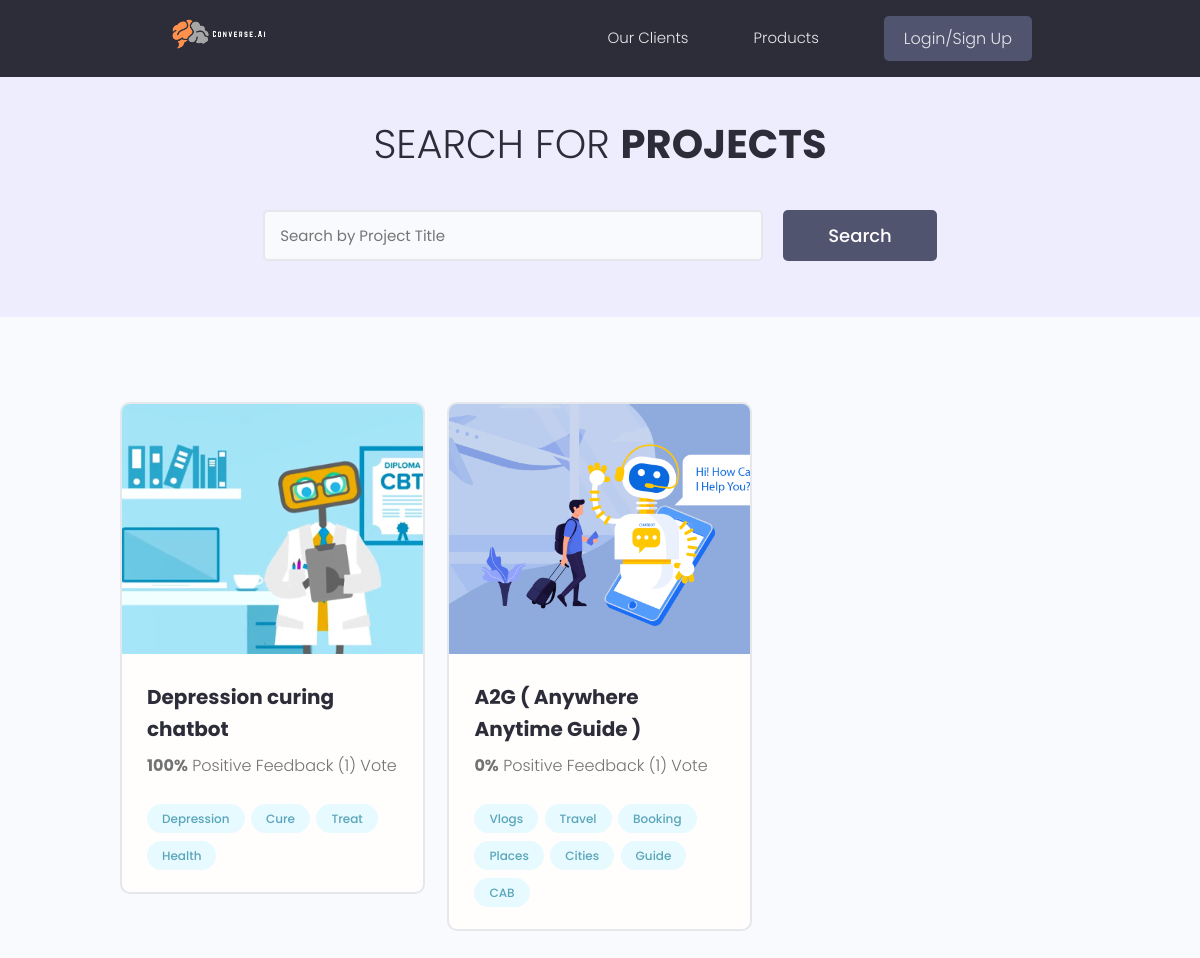
The page / on the database its author committed.
### projects/models.py (models this page shows, shortened)
class Project(models.Model):
    title = models.CharField(max_length=200)
    description = models.TextField(null = True, blank = True)
    created = models.DateTimeField(auto_now_add = True)
    id = models.UUIDField(default = uuid.uuid4, unique=True, primary_key=True, editable= False)
    featured_image = models.ImageField(null = True, blank = True, default = "default.jpg")
    tags = models.ManyToManyField('Tag',blank = True)
    vote_total = models.IntegerField(default = 0, null = True, blank = True)
    vote_ratio = models.IntegerField(default = 0, null = True, blank = True)
    class Meta:
        ordering = ['-vote_ratio', '-vote_total', 'title']

class Tag(models.Model):
    name = models.CharField(max_length= 200)
    created = models.DateTimeField(auto_now_add = True)
    id = models.UUIDField(default = uuid.uuid4, unique=True, primary_key=True, editable= False)
    def __str__(self):
        return self.name

### projects/views.py (the view)
# urls.py: path('', include('projects.urls')),
def projects(request):
    projects, search_query = searchProjects(request)
    custom_range, projects = paginateProjects(request, projects, 6)
    context = {'projects': projects,
               'search_query': search_query, 'custom_range': custom_range}
    return render(request, 'projects/projects.html', context)

### projects/utils.py (called while the page is built)
def paginateProjects(request, projects, results):
    page = request.GET.get('page')
    paginator = Paginator(projects, results)
    try:
        projects = paginator.page(page)
    except PageNotAnInteger:
        page = 1
        projects = paginator.page(page)
    except EmptyPage:
        page = paginator.num_pages
        projects = paginator.page(page)
    leftIndex = (int(page) - 4)
    if leftIndex < 1:
        leftIndex = 1
    rightIndex = (int(page) + 5)
    if rightIndex > paginator.num_pages:
        rightIndex = paginator.num_pages + 1
    custom_range = range(leftIndex, rightIndex)
    return custom_range, projects

def searchProjects(request):
    search_query = ''
    if request.GET.get('search_query'):
        search_query = request.GET.get('search_query')
    tags = Tag.objects.filter(name__icontains=search_query)
    projects = Project.objects.distinct().filter(
        Q(title__icontains=search_query) |
        Q(description__icontains=search_query) |
        Q(tags__in=tags)
    )
    return projects, search_query

### projects/templates/projects/projects.html (shortened to what this page needs)
{% extends 'main.html' %}
{% block content %}
<main class="projects">
    <section class="hero-section text-center">
        <div class="container container--narrow">
            <div class="hero-section__box">
                <h2>Search for <span>Projects</span></h2>
            </div>
            <div class="hero-section__search">
                <form id='searchForm' class="form" action="{% url 'projects' %}" method="get">
                    <div class="form__field">
                        <input class="input input--text" id="formInput#search" type="text" name="search_query"
                            placeholder="Search by Project Title" value="{{search_query}}" />
                    </div>
                    <input class="btn btn--sub btn--lg" type="submit" value="Search" />
                </form>
            </div>
        </div>
    </section>
    <section class="projectsList">
        <div class="container">
            <div class="grid grid--three">
                {% for project in projects %}
                <div class="column">
                    <div class="card project">
                        <a href="{% url 'project' project.id %}" class="project">
                            <img class="project__thumbnail" src="{{ project.featured_image.url }}" alt="project thumbnail" />
                            <div class="card__body">
                                <h3 class="project__title">{{project.title}}</h3>
                                <p class="project--rating">
                                    <span style="font-weight: bold;">{{project.vote_ratio}}%</span> Positive
                                    Feedback ({{project.vote_total}}) Vote{{project.vote_total|pluralize:"s"}}
                                </p>
                                <div class="project__tags">
                                    {% for tag in project.tags.all %}
                                    <span class="tag tag--pill tag--main">
                                        <small>{{tag}}</small>
                                    </span>
                                    {% endfor %}
                                </div>
                            </div>
                        </a>
                    </div>
                </div>
                {% endfor %}
            </div>
        </div>
    </section>
</main>
{% endblock %}

### templates/main.html (shortened to what this page needs)
<!DOCTYPE html>
{% load static %}
<html>
<head>
    <link rel="stylesheet" href="https://cdn.iconmonstr.com/1.3.0/css/iconmonstr-iconic-font.min.css" />
    <link rel="stylesheet" href="{% static 'uikit/styles/uikit.css' %}" />
    <link rel="stylesheet" href="{% static 'styles/app.css' %}" />
</head>
<body>
    {% include 'navbar.html' %}
    {% block content %}
    {% endblock content %}
</body>
</html>

### templates/navbar.html (shortened to what this page needs)
{% load static %}
<header class="header">
    <div class="container container--narrow">
        <a href="#" class="header__logo">
            <img src="{% static 'images/logo.png' %} " alt="DevSearch Logo" />
        </a>
        <nav class="header__nav">
            <ul class="header__menu">
                <li class="header__menuItem"><a href="{% url 'profiles' %}">Our Clients</a></li>
                <li class="header__menuItem"><a href="{% url 'projects' %}">Products</a></li>
                {% if request.user.is_authenticated %}
                    <li class="header__menuItem"><a href="{% url 'inbox' %}">Inbox</a></li>
                    <li class="header__menuItem"><a href="{% url 'account' %}">Account</a></li>
                    <li class="header__menuItem"><a href="{% url 'logout' %}" class="btn btn--sub">Logout</a></li>
                {% else %}
                    <li class="header__menuItem"><a href="{% url 'login' %}" class="btn btn--sub">Login/Sign Up</a></li>
                {% endif %}
            </ul>
        </nav>
    </div>
</header>

### static/styles/app.css (style rules this page uses)
:root { --color-sub: #2d2d39; }
.btn--sub { background-color: var(--color-sub-light); }
.card { border: 2px solid var(--color-light); }
img { width: 100%; }
.header { position: sticky; z-index: 111; background-color: var(--color-sub); padding: 1.5rem 0; }
.header > .container { display: flex; justify-content: space-between; align-items: center; }
.header__logo > img { height: 3.8rem; }
.header__nav > ul { display: inline-flex; align-items: center; list-style: none; gap: 6.5rem; }
.header__menuItem > a { color: var(--color-light); font-weight: 300; }
.hero-section { height: 40vh; display: flex; align-items: center; background-color: var(--color-sub); }
.hero-section__box { margin-bottom: 4rem; }
.hero-section__box > h2, .hero-section__box > h2 > span { font-size: 4rem; color: var(--color-light); line-height: 1.3; text-transform: uppercase; }
.hero-section__box > h2 { font-weight: 300; }
.hero-section__box > h2 > span { font-weight: 700; }
.hero-section__search > .form { display: flex; align-items: center; justify-content: center; gap: 2rem; }
.hero-section__search > .form input.input--text { width: 50rem; }
.project--rating { margin-bottom: 1.6em; margin-top: .5em; }
.projects > .hero-section { background: var(--color-sub-lighter); height: 30vh; }
.projects .hero-section__box { margin-bottom: 2.5rem; }
.projects .hero-section__box > h2 { color: var(--color-sub); }
.projects .hero-section__box > h2 > span { font-weight: 700; color: var(--color-sub); }
.projectsList { margin-top: 8rem; }
.project__thumbnail { height: 25rem; object-fit: cover; object-position: top center; }
.project__title { font-size: 2rem; font-weight: 700; color: var(--color-sub); }

### static/uikit/styles/modules/_variables.css (style rules this page uses)
:root { --color-main: #5aa5b9; --color-main-light: #e6faff; --color-sub: #3f4156; --color-sub-light: #51546e; --color-sub-lighter: #ededfd; --color-text: #737373; --color-gray: #8b8b8b; --color-light: #e5e7eb; --color-light-gray: #767676; --color-bg: #f8fafd; --color-white: #fffefd; --color-white-light: #f3f3f3; --color-success: #359e64; --color-success-bg: #def8e8; --color-error: #fc4b0b; --color-error-bg: #fff2ee; --font-base: 'Poppins', arial, helvetica, 'Segoe UI', roboto, ubuntu, sans-serif; --font-monospace: 'Fira Code', 'Courier New', courier, monospace; --font-regular: 300; --font-medium: 500; --font-bold: 700; --generic-shadow: 1px 1px 5px #00000010; --generic-transition: all 0.3s ease-in-out; }

### static/uikit/styles/modules/_base.css (style rules this page uses)
* { margin: 0; padding: 0; box-sizing: border-box; text-rendering: optimizeLegibility; color: inherit; font-size: inherit; }
html { font-size: 50%; }
@media only screen and (min-width: 480px) { html { font-size: 56.25%; } }
@media only screen and (min-width: 1200px) { html { font-size: 62.5%; } }
body { line-height: 1.6; font-weight: 400; font-size: 1.5rem; color: var(--color-text); background-color: var(--color-bg); min-height: 100vh; }

### static/uikit/styles/modules/_typography.css (style rules this page uses)
* { font-family: var(--font-base); }
h2 { font-size: 3.6rem; font-weight: var(--font-bold); }
h3 { font-size: 3.2rem; font-weight: var(--font-medium); }
p, span, strong { font-size: 1.6rem; color: var(--color-text); font-weight: var(--font-regular); }
a { padding-bottom: 2px; text-decoration: none; display: inline-block; color: var(--color-main); font-weight: var(--font-medium); }

### static/uikit/styles/modules/_utilities.css (style rules this page uses)
.container { width: 92%; max-width: 165rem; margin: 0 auto; box-sizing: border-box; }
.container--narrow { width: 92%; max-width: 120rem; }
@media screen and (min-width: 1000px) { .container { width: 90%; } }
@media screen and (min-width: 1000px) { .container--narrow { width: 85%; } }
@media screen and (min-width: 1200px) { .container { width: 80%; } }
@media screen and (min-width: 1200px) { .container--narrow { width: 72%; } }
.text-center { text-align: center; }

### static/uikit/styles/modules/_button.css (style rules this page uses)
.btn { display: inline-block; position: relative; cursor: pointer; background-color: var(--color-light); font-weight: var(--font-medium); color: var(--color-sub); text-decoration: none; padding: 1rem 2rem; border-radius: 0.5rem; border: none; width: -webkit-fit-content; width: -moz-fit-content; width: fit-content; height: -webkit-fit-content; height: -moz-fit-content; height: fit-content; font-size: 1.6rem; outline-width: 0; outline-color: transparent; -webkit-backface-visibility: hidden; backface-visibility: hidden; transition: all 0.3s ease-in-out; }
.btn--sub { background-color: var(--color-sub); color: var(--color-white); }
.btn--lg { font-size: 1.8rem; padding: 1.2rem 4.5rem; }

### rows shown on the page
Project: featured_image (picture), title "Depression curing chatbot", vote_ratio "100", vote_total "1"
Tag: name "Depression"
Tag: name "Cure"
Tag: name "Treat"
Tag: name "Health"
Project: featured_image (picture), title "A2G ( Anywhere Anytime Guide )", vote_ratio "0", vote_total "1"
Tag: name "Vlogs"
Tag: name "Travel"
Tag: name "Booking"
Tag: name "Places"
Tag: name "Cities"
Tag: name "Guide"
Tag: name "CAB"
